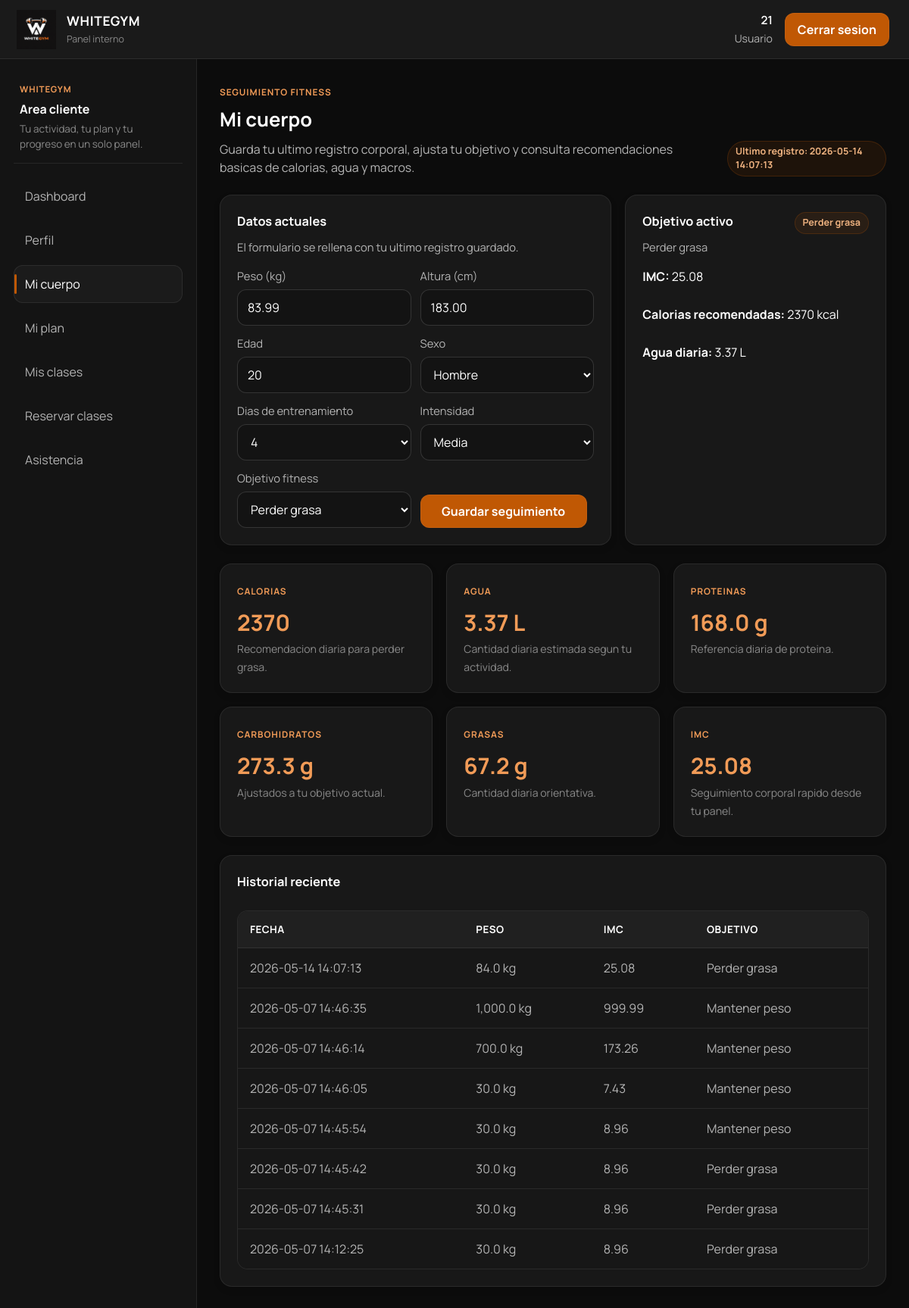
Page /mi_cuerpo.php (signed in) on the committed database.
### tables this page shows
CREATE TABLE `medidas_usuario` (
  `id_medida` int(11) NOT NULL,
  `id_usuario` int(11) NOT NULL,
  `peso` decimal(5,2) NOT NULL,
  `altura` decimal(5,2) NOT NULL,
  `edad` int(11) NOT NULL,
  `sexo` enum('hombre','mujer') NOT NULL,
  `actividad_semanal` int(11) NOT NULL DEFAULT 3,
  `intensidad` enum('baja','media','alta') NOT NULL DEFAULT 'media',
  `objetivo` enum('perder_grasa','mantener','ganar_musculo') NOT NULL DEFAULT 'mantener',
  `imc` decimal(5,2) DEFAULT NULL,
  `calorias_recomendadas` int(11) DEFAULT NULL,
  `agua_litros` decimal(5,2) DEFAULT NULL,
  `calorias` int(11) DEFAULT NULL,
  `agua` int(11) DEFAULT NULL,
  `proteinas` int(11) DEFAULT NULL,
  `carbohidratos` int(11) DEFAULT NULL,
  `grasas` int(11) DEFAULT NULL,
  `fecha_registro` datetime NOT NULL DEFAULT current_timestamp()
);

### app/helpers/fitness_helper.php (called while the page is built)
<?php
function fitness_activity_options(): array
{
    return range(1, 7);
}
function fitness_intensity_options(): array
{
    return [
        "baja" => "Baja",
        "media" => "Media",
        "alta" => "Alta"
    ];
}
function fitness_goal_options(): array
{
    return [
        "perder_grasa" => "Perder grasa",
        "mantener_peso" => "Mantener peso",
        "ganar_masa" => "Ganar masa muscular"
    ];
}
function calculate_fitness(array $datos): array
{
    $peso = (float) ($datos["peso"] ?? 0);
    $altura = (float) ($datos["altura"] ?? 0);
    $edad = (int) ($datos["edad"] ?? 0);
    $sexo = (string) ($datos["sexo"] ?? "hombre");
    $actividad = (int) ($datos["actividad_semanal"] ?? 1);
    $intensidad = (string) ($datos["intensidad"] ?? "media");
    $objetivo = (string) ($datos["objetivo"] ?? "mantener_peso");
    $factor_actividad = [
        1 => 1.20,
        2 => 1.28,
        3 => 1.36,
        4 => 1.44,
        5 => 1.53,
        6 => 1.62,
        7 => 1.70
    ];
    $factor_intensidad = [
        "baja" => 0.98,
        "media" => 1.00,
        "alta" => 1.08
    ];
    $ajuste_objetivo = [
        "perder_grasa" => -350,
        "mantener_peso" => 0,
        "ganar_masa" => 300
    ];
    $proteinas_por_kg = [
        "perder_grasa" => 2.0,
        "mantener_peso" => 1.8,
        "ganar_masa" => 2.0
    ];
    $grasas_por_kg = [
        "perder_grasa" => 0.8,
        "mantener_peso" => 0.9,
        "ganar_masa" => 1.0
    ];
    $agua_extra = [
        "baja" => 0.00,
        "media" => 0.20,
        "alta" => 0.40
    ];
    $altura_m = $altura > 0 ? $altura / 100 : 0;
    $imc = $altura_m > 0 ? $peso / ($altura_m * $altura_m) : 0;
    $tmb = $sexo === "mujer"
        ? (10 * $peso) + (6.25 * $altura) - (5 * $edad) - 161
        : (10 * $peso) + (6.25 * $altura) - (5 * $edad) + 5;
    $mantenimiento = $tmb * ($factor_actividad[$actividad] ?? 1.2) * ($factor_intensidad[$intensidad] ?? 1);
    $calorias = (int) round($mantenimiento + ($ajuste_objetivo[$objetivo] ?? 0));
    $proteinas = round($peso * ($proteinas_por_kg[$objetivo] ?? 1.8), 1);
    $grasas = round($peso * ($grasas_por_kg[$objetivo] ?? 0.9), 1);
    $kcal_restantes = max($calorias - (($proteinas * 4) + ($grasas * 9)), 0);
    $carbohidratos = round($kcal_restantes / 4, 1);
    $agua_litros = round(($peso * 0.033) + ($actividad * 0.10) + ($agua_extra[$intensidad] ?? 0), 2);
    return [
        "imc" => round($imc, 2),
        "calorias_recomendadas" => $calorias,
        "agua_litros" => $agua_litros,
        "proteinas" => $proteinas,
        "carbohidratos" => $carbohidratos,
        "grasas" => $grasas
    ];
}

### public/mi_cuerpo.php (the view, shortened to what this page needs)
<?php
require_once __DIR__ . "/../config/conexion.php";
require_once __DIR__ . "/../app/helpers/fitness_helper.php";
$id_usuario = (int) $_SESSION["id_usuario"];
$actividad_opciones = fitness_activity_options();
$intensidades = fitness_intensity_options();
$objetivos = fitness_goal_options();
$datos = [
    "peso" => 0.0,
    "altura" => 0.0,
    "edad" => 0,
    "sexo" => "hombre",
    "actividad_semanal" => 3,
    "intensidad" => "media",
    "objetivo" => "mantener_peso",
    "calorias_recomendadas" => 0,
    "agua_litros" => 0.0,
    "proteinas" => 0.0,
    "carbohidratos" => 0.0,
    "grasas" => 0.0,
    "imc" => 0.0
];
$historial = [];
$fecha_ultima_medida = null;
$stmtUltima = $conexion->prepare("SELECT peso, altura, edad, sexo, actividad_semanal, intensidad, objetivo, calorias_recomendadas, agua_litros, proteinas, carbohidratos, grasas, imc, fecha_registro
    FROM medidas_usuario
    WHERE id_usuario = ?
    ORDER BY fecha_registro DESC, id_medida DESC
    LIMIT 1");
if ($stmtUltima) {
    $stmtUltima->bind_param("i", $id_usuario);
    $stmtUltima->execute();
    $resUltima = $stmtUltima->get_result();
    $filaUltima = $resUltima ? $resUltima->fetch_assoc() : null;
    if ($filaUltima) {
        $datos = array_merge($datos, $filaUltima);
        $fecha_ultima_medida = $filaUltima["fecha_registro"] ?? null;
    }
}
if ((float) $datos["peso"] > 0 && (float) $datos["altura"] > 0 && (int) $datos["edad"] > 0) {
    $datos = array_merge($datos, calculate_fitness($datos));
}
$stmtHistorial = $conexion->prepare("SELECT fecha_registro, peso, imc, objetivo
    FROM medidas_usuario
    WHERE id_usuario = ?
    ORDER BY fecha_registro DESC, id_medida DESC
    LIMIT 8");
if ($stmtHistorial) {
    $stmtHistorial->bind_param("i", $id_usuario);
    $stmtHistorial->execute();
    $resHistorial = $stmtHistorial->get_result();
    while ($fila = $resHistorial->fetch_assoc()) {
        $historial[] = $fila;
    }
}
$titulo_objetivo = $objetivos[$datos["objetivo"]] ?? "Mantener peso";
?>
<!DOCTYPE html>
<html lang="es">
<head>
    <link rel="stylesheet" href="assets/css/variables.css">
    <link rel="stylesheet" href="assets/css/dashboard.css">
    <link rel="stylesheet" href="assets/css/components.css">
    <link rel="stylesheet" href="assets/css/cliente.css">
</head>
<body>
<?php include __DIR__ . "/includes/topbar.php"; ?>
<div class="dashboard-layout">
    <?php include __DIR__ . "/includes/sidebar_cliente.php"; ?>
    <main class="dashboard-main">
        <div class="page-shell">
            <div class="page-header">
                <div>
                    <span class="eyebrow">Seguimiento fitness</span>
                    <h2>Mi cuerpo</h2>
                    <p>Guarda tu ultimo registro corporal, ajusta tu objetivo y consulta recomendaciones basicas de calorias, agua y macros.</p>
                </div>
                <?php if ($fecha_ultima_medida): ?>
                    <span class="badge badge-accent">Ultimo registro: <?php echo htmlspecialchars($fecha_ultima_medida); ?></span>
                <?php endif; ?>
            </div>
            <section class="split-grid">
                <section class="card">
                    <div class="panel-header">
                        <div>
                            <h3>Datos actuales</h3>
                            <p>El formulario se rellena con tu ultimo registro guardado.</p>
                        </div>
                    </div>
                    <form method="POST" class="form-grid two-columns">
                        <div class="field">
                            <label for="peso">Peso (kg)</label>
                            <input type="number" step="0.1" id="peso" name="peso" value="<?php echo $datos["peso"] > 0 ? htmlspecialchars((string) $datos["peso"]) : ""; ?>" required>
                        </div>
                        <div class="field">
                            <label for="altura">Altura (cm)</label>
                            <input type="number" step="0.1" id="altura" name="altura" value="<?php echo $datos["altura"] > 0 ? htmlspecialchars((string) $datos["altura"]) : ""; ?>" required>
                        </div>
                        <div class="field">
                            <label for="edad">Edad</label>
                            <input type="number" id="edad" name="edad" value="<?php echo $datos["edad"] > 0 ? (int) $datos["edad"] : ""; ?>" required>
                        </div>
                        <div class="field">
                            <label for="sexo">Sexo</label>
                            <select id="sexo" name="sexo">
                                <option value="hombre" <?php echo $datos["sexo"] === "hombre" ? "selected" : ""; ?>>Hombre</option>
                            </select>
                        </div>
                        <div class="field">
                            <label for="actividad_semanal">Dias de entrenamiento</label>
                            <select id="actividad_semanal" name="actividad_semanal">
                                <?php foreach ($actividad_opciones as $dia): ?>
                                    <option value="<?php echo $dia; ?>" <?php echo (int) $datos["actividad_semanal"] === $dia ? "selected" : ""; ?>><?php echo $dia; ?></option>
                                <?php endforeach; ?>
                            </select>
                        </div>
                        <div class="field">
                            <label for="intensidad">Intensidad</label>
                            <select id="intensidad" name="intensidad">
                                <?php foreach ($intensidades as $valor => $label): ?>
                                    <option value="<?php echo $valor; ?>" <?php echo $datos["intensidad"] === $valor ? "selected" : ""; ?>><?php echo $label; ?></option>
                                <?php endforeach; ?>
                            </select>
                        </div>
                        <div class="field">
                            <label for="objetivo">Objetivo fitness</label>
                            <select id="objetivo" name="objetivo">
                                <?php foreach ($objetivos as $valor => $label): ?>
                                    <option value="<?php echo $valor; ?>" <?php echo $datos["objetivo"] === $valor ? "selected" : ""; ?>><?php echo $label; ?></option>
                                <?php endforeach; ?>
                            </select>
                        </div>
                        <div class="inline-actions body-submit">
                            <button type="submit" class="btn btn-primary">Guardar seguimiento</button>
                        </div>
                    </form>
                </section>
                <section class="card">
                    <div class="panel-header">
                        <div>
                            <h3>Objetivo activo</h3>
                            <p><?php echo htmlspecialchars($titulo_objetivo); ?></p>
                        </div>
                        <span class="status-pill status-accent"><?php echo htmlspecialchars($titulo_objetivo); ?></span>
                    </div>
                    <div class="stack">
                        <p><strong>IMC:</strong> <?php echo number_format((float) $datos["imc"], 2); ?></p>
                        <p><strong>Calorias recomendadas:</strong> <?php echo (int) $datos["calorias_recomendadas"]; ?> kcal</p>
                        <p><strong>Agua diaria:</strong> <?php echo number_format((float) $datos["agua_litros"], 2); ?> L</p>
                    </div>
                </section>
            </section>
            <section class="stats-grid body-results">
                <article class="card card-kpi">
                    <span class="eyebrow">Calorias</span>
                    <strong class="metric-value"><?php echo (int) $datos["calorias_recomendadas"]; ?></strong>
                    <span class="metric-caption">Recomendacion diaria para <?php echo strtolower(htmlspecialchars($titulo_objetivo)); ?>.</span>
                </article>
                <article class="card card-kpi">
                    <span class="eyebrow">Agua</span>
                    <strong class="metric-value"><?php echo number_format((float) $datos["agua_litros"], 2); ?> L</strong>
                    <span class="metric-caption">Cantidad diaria estimada segun tu actividad.</span>
                </article>
                <article class="card card-kpi">
                    <span class="eyebrow">Proteinas</span>
                    <strong class="metric-value"><?php echo number_format((float) $datos["proteinas"], 1); ?> g</strong>
                    <span class="metric-caption">Referencia diaria de proteina.</span>
                </article>
                <article class="card card-kpi">
                    <span class="eyebrow">Carbohidratos</span>
                    <strong class="metric-value"><?php echo number_format((float) $datos["carbohidratos"], 1); ?> g</strong>
                    <span class="metric-caption">Ajustados a tu objetivo actual.</span>
                </article>
                <article class="card card-kpi">
                    <span class="eyebrow">Grasas</span>
                    <strong class="metric-value"><?php echo number_format((float) $datos["grasas"], 1); ?> g</strong>
                    <span class="metric-caption">Cantidad diaria orientativa.</span>
                </article>
                <article class="card card-kpi">
                    <span class="eyebrow">IMC</span>
                    <strong class="metric-value"><?php echo number_format((float) $datos["imc"], 2); ?></strong>
                    <span class="metric-caption">Seguimiento corporal rapido desde tu panel.</span>
                </article>
            </section>
            <section class="card">
                <div class="panel-header">
                    <div>
                        <h3>Historial reciente</h3>
                    </div>
                </div>
                <?php if (empty($historial)): ?>
                    <div class="empty-state">Aun no tienes registros guardados.</div>
                <?php else: ?>
                    <div class="table-wrap">
                        <table>
                            <thead>
                                <tr>
                                    <th>Fecha</th>
                                    <th>Peso</th>
                                    <th>IMC</th>
                                    <th>Objetivo</th>
                                </tr>
                            </thead>
                            <tbody>
                                <?php foreach ($historial as $fila): ?>
                                    <tr>
                                        <td><?php echo htmlspecialchars($fila["fecha_registro"] ?? ""); ?></td>
                                        <td><?php echo number_format((float) ($fila["peso"] ?? 0), 1); ?> kg</td>
                                        <td><?php echo number_format((float) ($fila["imc"] ?? 0), 2); ?></td>
                                        <td><?php echo htmlspecialchars($objetivos[$fila["objetivo"] ?? "mantener_peso"] ?? "Mantener peso"); ?></td>
                                    </tr>
                                <?php endforeach; ?>
                            </tbody>
                        </table>
                    </div>
                <?php endif; ?>
            </section>
        </div>
    </main>
</div>
</body>
</html>

### rows in the picture
medidas_usuario: fecha_registro "2026-05-14 14:07:13", peso "83.99", altura "183.00", edad "20", sexo "Hombre", actividad_semanal "4", intensidad "Media", objetivo "Perder grasa", imc "25.08", calorias_recomendadas "2370", agua_litros "3.37", objetivo "perder grasa", proteinas "168.0", peso "84.0"
medidas_usuario: fecha_registro "2026-05-07 14:46:35", peso "1,000.0", imc "999.99", objetivo "Mantener peso"
medidas_usuario: fecha_registro "2026-05-07 14:46:14", peso "700.0", imc "173.26", objetivo "Mantener peso"
medidas_usuario: fecha_registro "2026-05-07 14:46:05", peso "30.0", imc "7.43", objetivo "Mantener peso"
medidas_usuario: fecha_registro "2026-05-07 14:45:54", peso "30.0", imc "8.96", objetivo "Mantener peso"
medidas_usuario: fecha_registro "2026-05-07 14:45:42", peso "30.0", imc "8.96", objetivo "Perder grasa"
medidas_usuario: fecha_registro "2026-05-07 14:45:31", peso "30.0", imc "8.96", objetivo "Perder grasa"
medidas_usuario: fecha_registro "2026-05-07 14:12:25", peso "30.0", imc "8.96", objetivo "Perder grasa"

### other values in the picture
$nombre_usuario "21"
$rol_usuario "Usuario"
$datos["carbohidratos"] "273.3"
$datos["grasas"] "67.2"
